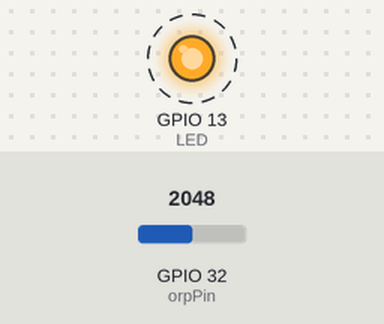
Bench run of a sketch on a simulated ESP32. Parts: output pins drawn as LEDs (lit = HIGH). Dashed ring = blinking. The test bench sets the inputs (shaded band); at power-on: GPIO 32 (orpPin) = 2048. What the sketch prints to the serial monitor is not drawn.

Above: at 0.4 s.
Timing chart, 0 to 3.7 s (numbered marks = the images above):
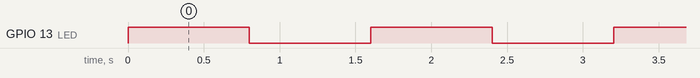

The sketch:

ORPSensor.ino
```cpp
#define VOLTAGE 5.0    //system voltage   //32 可用！ 已修改
#define OFFSET 0        //zero drift voltage
#define LED 13         //operating instructions

double orpValue;

#define ArrayLenth  1    //times of collection
#define orpPin 32          //orp meter output,connect to Arduino controller ADC pin

int orpArray[ArrayLenth];
int orpArrayIndex=0;

double avergearray(int* arr, int number){
  int i;
  int max,min;
  double avg;
  long amount=0;
  if(number<=0){
    printf("Error number for the array to avraging!/n");
    return 0;
  }
  if(number<5){   //less than 5, calculated directly statistics
    for(i=0;i<number;i++){
      amount+=arr[i];
    }
    avg = amount/number;
    return avg;
  }else{
    if(arr[0]<arr[1]){
      min = arr[0];max=arr[1];
    }
    else{
      min=arr[1];max=arr[0];
    }
    for(i=2;i<number;i++){
      if(arr[i]<min){
        amount+=min;        //arr<min
        min=arr[i];
      }else {
        if(arr[i]>max){
          amount+=max;    //arr>max
          max=arr[i];
        }else{
          amount+=arr[i]; //min<=arr<=max
        }
      }//if
    }//for
    avg = (double)amount/(number-2);
  }//if
  return avg;
}


void setup(void) {
  Serial.begin(9600);
  pinMode(LED,OUTPUT);
}

void loop(void) {
  static unsigned long orpTimer=millis();   //analog sampling interval
  static unsigned long printTime=millis();
  if(millis() >= orpTimer)
  {
    orpTimer=millis()+20;
    orpArray[orpArrayIndex++]=analogRead(orpPin);    //read an analog value every 20ms
    if (orpArrayIndex==ArrayLenth) {
      orpArrayIndex=0;
    }
//    orpValue=((30*(double)VOLTAGE*1000)-(75*avergearray(orpArray, ArrayLenth)*VOLTAGE*1000/1024))/75-OFFSET;   //convert the analog value to orp according the circuit
 orpValue=2000-(avergearray(orpArray, ArrayLenth)*VOLTAGE*1000/4095)-OFFSET;
  }
  if(millis() >= printTime)   //Every 800 milliseconds, print a numerical, convert the state of the LED indicator
  {
	printTime=millis()+800;
	Serial.print("ORP: ");
	Serial.print((int)orpValue);
        Serial.println("mV");
        digitalWrite(LED,1-digitalRead(LED));
  }
}
```

Measured:
- by itself, GPIO 13 (LED): alternates HIGH for 0.80 s and LOW for 0.80 s
